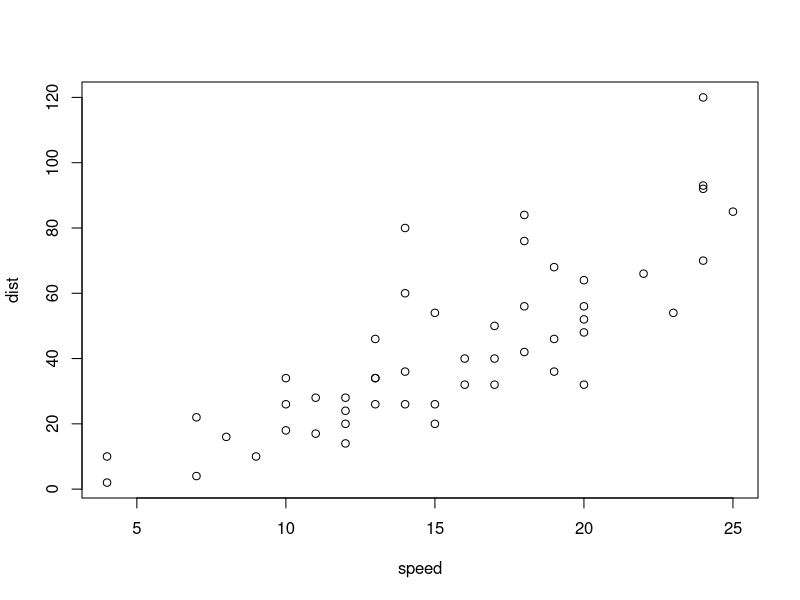
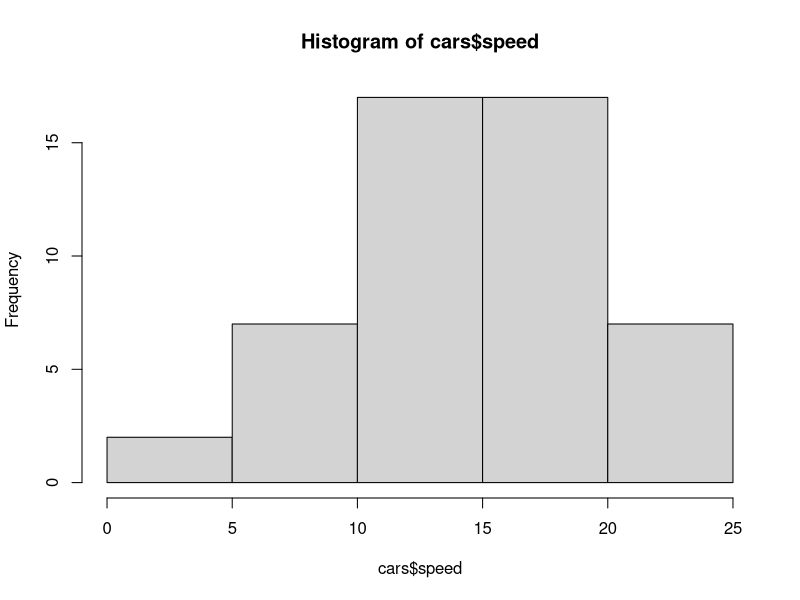
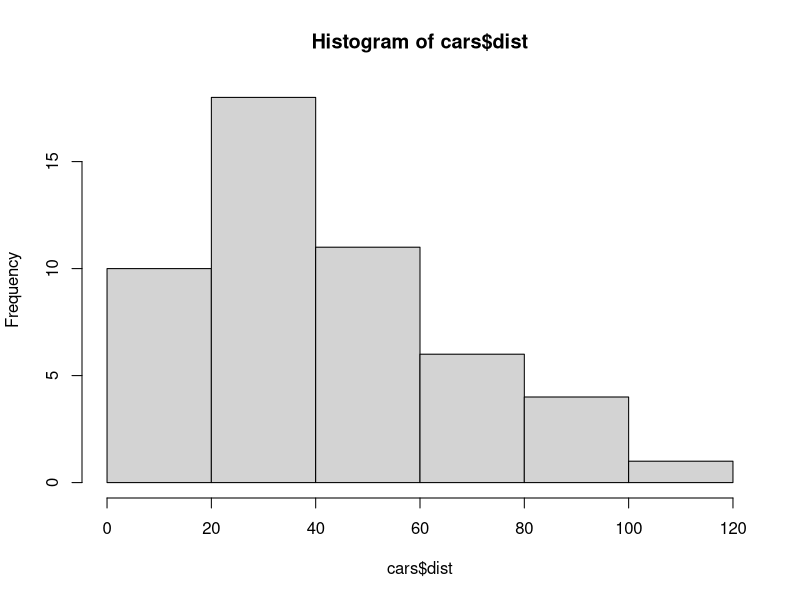

Here is the R script that generated these plots, in order:
# Simple R file
# R example data.frame "cars"
str(cars)     # show the structure
summary(cars) # summary of the variables
plot(cars)    # plot speed against distance

hist(cars$speed)

mean(cars$speed)

hist(cars$dist)